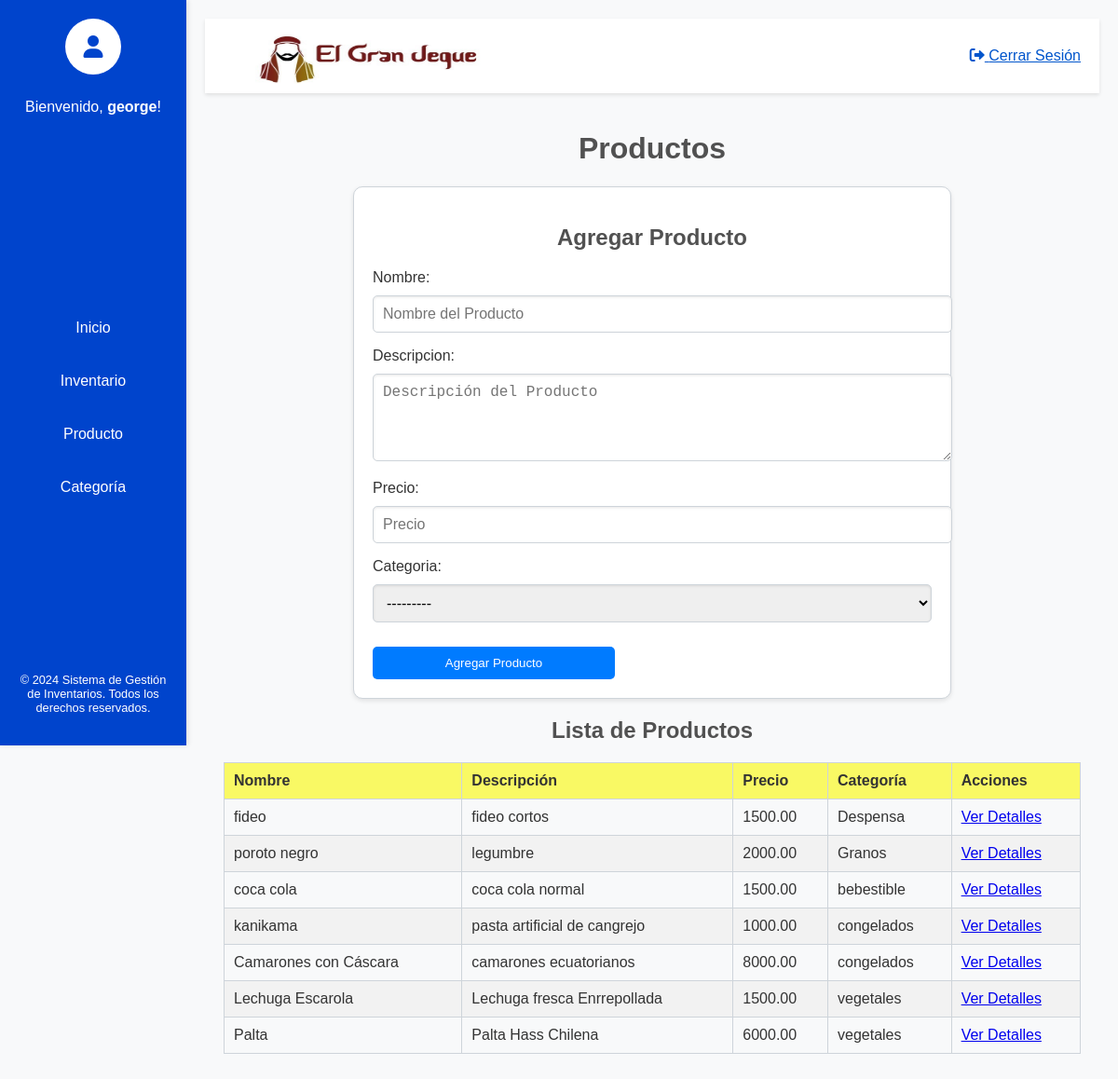
Before: /home/productos/ (signed in) with the older database file.
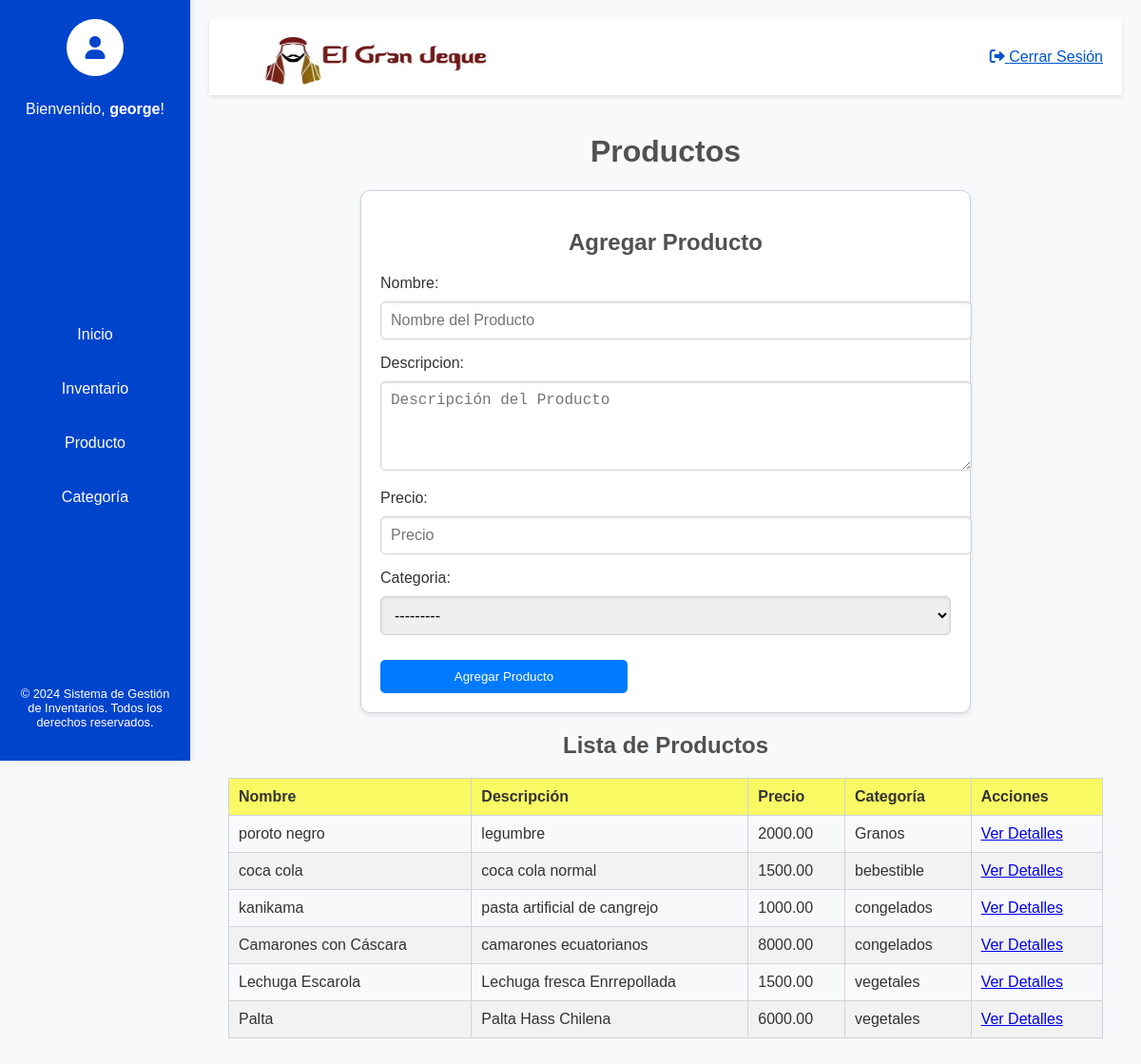
After: the same page with the newer database file.
### inventa/models.py (models this page shows, shortened)
class Producto(models.Model):
    nombre=models.CharField(max_length=100)
    descripcion = models.TextField(blank=True, null=True)
    precio = models.DecimalField(max_digits=10, decimal_places=2)
    categoria = models.ForeignKey(Categoria, related_name='productos',on_delete=models.CASCADE)#no se agrega el on cascade para no eliminar categria con todos sus productos
    class Meta:
        verbose_name = 'Producto'
        verbose_name_plural = 'Productos'

class Categoria(models.Model):
    nombre=models.CharField("Nombre de Catedogia",max_length=150)
    observacion=models.CharField(("Observacion"), max_length=150)
    def __str__(self):
        return self.nombre
    class Meta:
        verbose_name = 'Categoria'
        verbose_name_plural = 'Categorias'

### inventa/views.py (the view)
# urls.py: path('home/productos/', ProductoListView.as_view(), name='productos'),
class ProductoListView(LoginRequiredMixin,ListView):
    model = Producto
    template_name = "productos/productos.html"
    context_object_name='productos'
    def get_context_data(self, **kwargs):
        context = super().get_context_data(**kwargs)
        context['form'] = ProductoForm()  # Añadimos el formulario al contexto
        return context

### inventa/forms.py
class ProductoForm(forms.ModelForm):
    class Meta:
        model = Producto
        fields = ['nombre', 'descripcion', 'precio', 'categoria']
        widgets = {
            'nombre': forms.TextInput(attrs={'class': 'form-control', 'placeholder': 'Nombre del Producto'}),
            'descripcion': forms.Textarea(attrs={'class': 'form-control', 'placeholder': 'Descripción del Producto', 'rows': 4}),
            'precio': forms.NumberInput(attrs={'class': 'form-control', 'placeholder': 'Precio', 'step': '0.01'}),
            'categoria': forms.Select(attrs={'class': 'form-control'}),
        }
    def __init__(self, *args, **kwargs):
        super().__init__(*args, **kwargs)

### inventa/templates/productos/productos.html (shortened to what this page needs)
{% extends 'base.html' %}
{% load static %}
{% block content %}
    <link rel="stylesheet" href="{% static 'css/productos/listado_productos.css' %}">
    <div class="container">
        <h1>Productos</h1>
        <div class="form-section">
            <h2>Agregar Producto</h2>
            <form method="post" action="{% url 'agregar_producto' %}">
                {{ form.as_p }}
                <button type="submit">Agregar Producto</button>
            </form>
        </div>
        <div class="list-section">
            <h2>Lista de Productos</h2>
            <table>
                <thead>
                    <tr>
                        <th>Nombre</th>
                        <th>Descripción</th>
                        <th>Precio</th>
                        <th>Categoría</th>
                        <th>Acciones</th>
                    </tr>
                </thead>
                <tbody>
                    {% for producto in productos %}
                    <tr>
                        <td>{{ producto.nombre }}</td>
                        <td>{{ producto.descripcion }}</td>
                        <td>{{ producto.precio }}</td>
                        <td>{{ producto.categoria }}</td>
                        <td>
                            <a href="{% url 'detalle_producto' producto.id %}">Ver Detalles</a>
                        </td>
                    </tr>
                    {% empty %}
                    <tr>
                        <td colspan="6">No hay productos disponibles.</td>
                    </tr>
                    {% endfor %}
                </tbody>
            </table>
        </div>
    </div>
{% endblock %}

Changed rows visible on the page:
removed Producto: nombre "fideo", descripcion "fideo cortos", precio "1500.00", categoria "Despensa"
